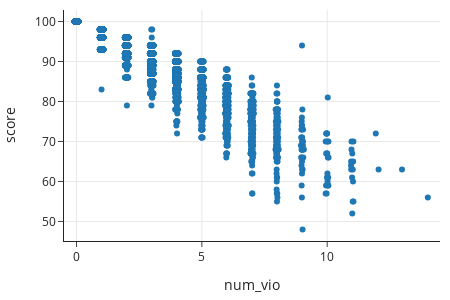

Notebook cell for this chart:
### Markdown cell above
We have corrected a large number of missing values. With further investigation,
we find that some of the businesses have inspection dates in `ins2016` that
differ from the dates in `vio2016` by one or two days. We could change the
dates in `vio2016` if we wanted to fix additional missing data, but for now we just leave them as `NaN`. 

Now, we can examine the relationship between the number of violations and the inspection score.

### Code cell
px.strip(ins_and_num_vios, x="num_vio", y="score",
              height=300, width=450)

### Figure 1 — Plotly figure (JSON) as saved in the notebook; plotly's stock layout.template omitted (floating-point values rounded to 4 significant figures; data arrays with more than 128 entries replaced by an {"elided": "..."} marker saying what was removed)
{"data": [{"alignmentgroup": "True", "boxpoints": "all", "fillcolor": "rgba(255,255,255,0)", "hoveron": "points", "hovertemplate": "num_vio=%{x}<br>score=%{y}<extra></extra>", "legendgroup": "", "line": {"color": "rgba(255,255,255,0)"}, "marker": {"color": "#1F77B4"}, "name": "", "offsetgroup": "", "orientation": "v", "pointpos": 0, "showlegend": false, "type": "box", "x": {"elided": "5443 int values"}, "x0": " ", "xaxis": "x", "y": {"elided": "5443 int values"}, "y0": " ", "yaxis": "y"}], "layout": {"boxmode": "group", "height": 300, "legend": {"tracegroupgap": 0}, "width": 450, "xaxis": {"anchor": "y", "autorange": true, "domain": [0, 1], "range": [-0.5, 14.5], "title": {"text": "num_vio"}, "type": "linear"}, "yaxis": {"anchor": "x", "autorange": true, "domain": [0, 1], "range": [45.11, 102.9], "title": {"text": "score"}, "type": "linear"}}}
